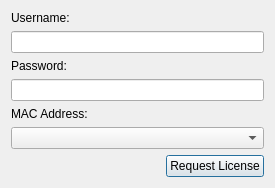
<?xml version="1.0" encoding="UTF-8"?>
<ui version="4.0">
 <class>Dialog</class>
 <widget class="QDialog" name="Dialog">
  <property name="geometry">
   <rect>
    <x>0</x>
    <y>0</y>
    <width>275</width>
    <height>184</height>
   </rect>
  </property>
  <property name="windowTitle">
   <string>Dialog</string>
  </property>
  <layout class="QVBoxLayout" name="verticalLayout">
   <item>
    <widget class="QLabel" name="label_2">
     <property name="text">
      <string>Username:</string>
     </property>
    </widget>
   </item>
   <item>
    <widget class="QLineEdit" name="username"/>
   </item>
   <item>
    <widget class="QLabel" name="label_3">
     <property name="text">
      <string>Password:</string>
     </property>
    </widget>
   </item>
   <item>
    <widget class="QLineEdit" name="password"/>
   </item>
   <item>
    <widget class="QLabel" name="label">
     <property name="text">
      <string>MAC Address:</string>
     </property>
    </widget>
   </item>
   <item>
    <widget class="QComboBox" name="mac"/>
   </item>
   <item>
    <spacer name="verticalSpacer">
     <property name="orientation">
      <enum>Qt::Vertical</enum>
     </property>
     <property name="sizeHint" stdset="0">
      <size>
       <width>20</width>
       <height>2</height>
      </size>
     </property>
    </spacer>
   </item>
   <item>
    <layout class="QHBoxLayout" name="horizontalLayout">
     <item>
      <spacer name="horizontalSpacer">
       <property name="orientation">
        <enum>Qt::Horizontal</enum>
       </property>
       <property name="sizeHint" stdset="0">
        <size>
         <width>40</width>
         <height>20</height>
        </size>
       </property>
      </spacer>
     </item>
     <item>
      <widget class="QPushButton" name="requestlicense">
       <property name="text">
        <string>Request License</string>
       </property>
      </widget>
     </item>
    </layout>
   </item>
  </layout>
 </widget>
 <layoutdefault spacing="6" margin="11"/>
 <resources/>
 <connections/>
</ui>
